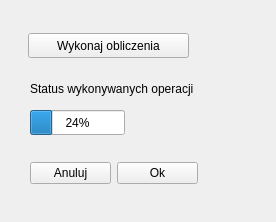
<?xml version="1.0" encoding="UTF-8"?>
<ui version="4.0">
 <class>ComputationForm</class>
 <widget class="QWidget" name="ComputationForm">
  <property name="geometry">
   <rect>
    <x>0</x>
    <y>0</y>
    <width>276</width>
    <height>222</height>
   </rect>
  </property>
  <property name="windowTitle">
   <string>Form</string>
  </property>
  <widget class="QPushButton" name="computationButton">
   <property name="enabled">
    <bool>true</bool>
   </property>
   <property name="geometry">
    <rect>
     <x>28</x>
     <y>33</y>
     <width>161</width>
     <height>25</height>
    </rect>
   </property>
   <property name="text">
    <string>Wykonaj obliczenia</string>
   </property>
  </widget>
  <widget class="QLabel" name="operationStatus">
   <property name="geometry">
    <rect>
     <x>30</x>
     <y>80</y>
     <width>217</width>
     <height>17</height>
    </rect>
   </property>
   <property name="text">
    <string>Status wykonywanych operacji   </string>
   </property>
  </widget>
  <widget class="QProgressBar" name="progressBar">
   <property name="geometry">
    <rect>
     <x>30</x>
     <y>110</y>
     <width>95</width>
     <height>25</height>
    </rect>
   </property>
   <property name="value">
    <number>24</number>
   </property>
  </widget>
  <widget class="QWidget" name="">
   <property name="geometry">
    <rect>
     <x>30</x>
     <y>160</y>
     <width>168</width>
     <height>27</height>
    </rect>
   </property>
   <layout class="QHBoxLayout" name="horizontalLayout">
    <item>
     <widget class="QPushButton" name="cancelButton">
      <property name="text">
       <string>Anuluj</string>
      </property>
     </widget>
    </item>
    <item>
     <widget class="QPushButton" name="acceptButton">
      <property name="text">
       <string>Ok</string>
      </property>
     </widget>
    </item>
   </layout>
  </widget>
 </widget>
 <resources/>
 <connections/>
</ui>
